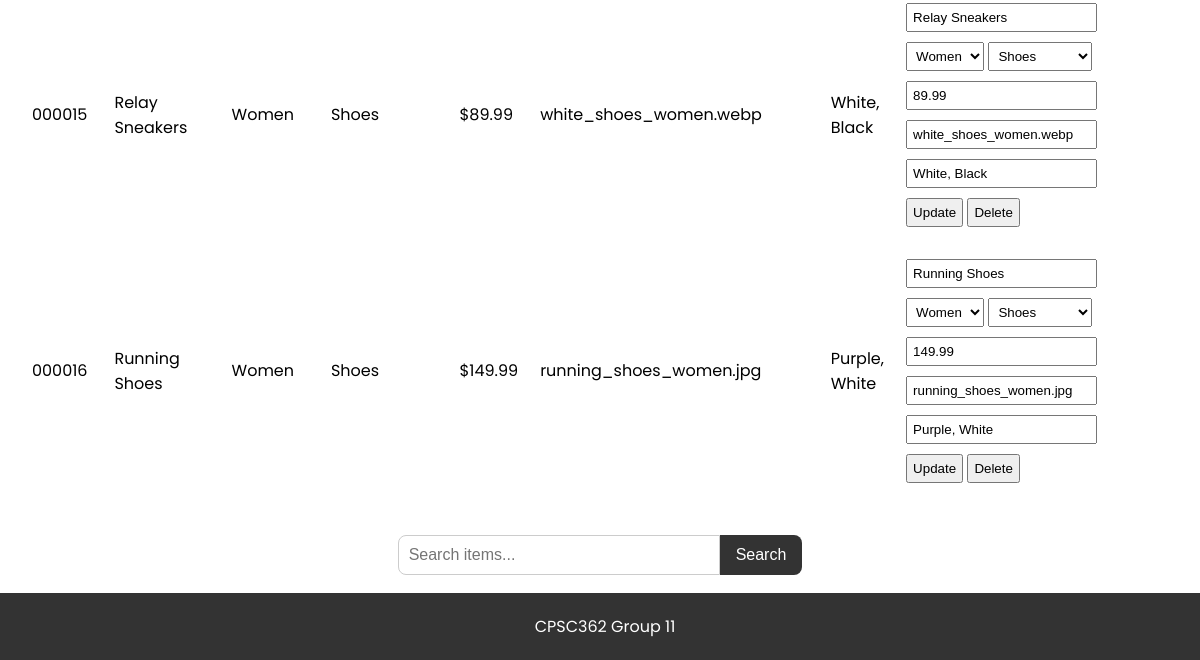
Before: /admin (signed in, lower part) with the older database file.
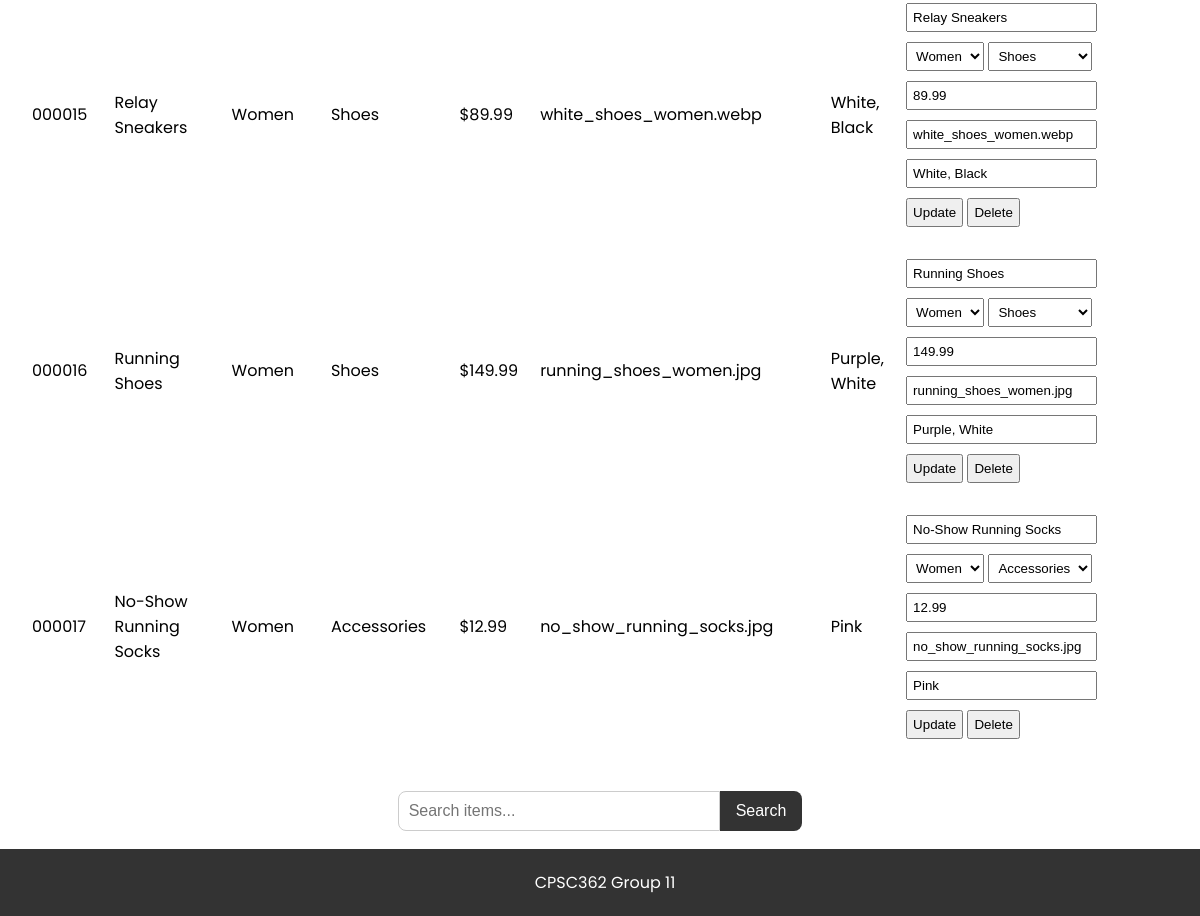
After: the same page with the newer database file.
### tables this page shows
CREATE TABLE items
                    (id TEXT PRIMARY KEY,
                    name TEXT NOT NULL,
                    category TEXT NOT NULL,
                    subcategory TEXT NOT NULL,
                    price REAL NOT NULL,
                    image TEXT,
                    color TEXT);

### app.py (the view, shortened to what this page needs)
@app.route('/admin', methods=['GET', 'POST'])
def admin():
    if not session.get('admin'):
        return redirect(url_for('admin_login'))
    with sqlite3.connect(DB_PATH) as con:
        cur = con.cursor()
        cur.execute("SELECT * FROM items")
        items = cur.fetchall()
    return render_template('admin.html', items=items)

### templates/admin.html (shortened to what this page needs)
{% extends 'base.html' %}
{% block content %}
    <table>
        {% for item in items %}
            <tr>
                <td>{{ item[0] }}</td>
                <td>{{ item[1] }}</td>
                <td>{{ item[2] }}</td>
                <td>{{ item[3] }}</td>
                <td>${{ "%.2f" % item[4] }}</td>
                <td>{{ item[5] }}</td>
                <td>{{ item[6] }}</td>
                <td>
                    <form method="POST" style="display:inline;">
                        <input type="text" name="name" value="{{ item[1] }}" required>
                        <select name="category" required>
                            <option value="Women" {% if item[2] == 'Women' %}selected{% endif %}>Women</option>
                        </select>
                        <select name="subcategory" required>
                            <option value="Shoes" {% if item[3] == 'Shoes' %}selected{% endif %}>Shoes</option>
                            <option value="Accessories" {% if item[3] == 'Accessories' %}selected{% endif %}>Accessories</option>
                        </select>
                        <input type="number" name="price" value="{{ item[4] }}" step="0.01" required>
                        <input type="text" name="image" value="{{ item[5] }}" required>
                        <input type="text" name="colors" value="{{ item[6] }}" placeholder="e.g., Blue,Green,Pink" required>
                        <button type="submit">Update</button>
                    </form>
                    <form method="POST" style="display:inline;">
                        <button type="submit" onclick="return confirm('Are you sure?')">Delete</button>
                    </form>
                </td>
            </tr>
        {% endfor %}
    </table>
{% endblock %}

Changed rows visible on the page:
added items: id "000017", name "No-Show Running Socks", category "Women", subcategory "Accessories", price "12.99", image "no_show_running_socks.jpg", color "Pink", colors "Pink"
